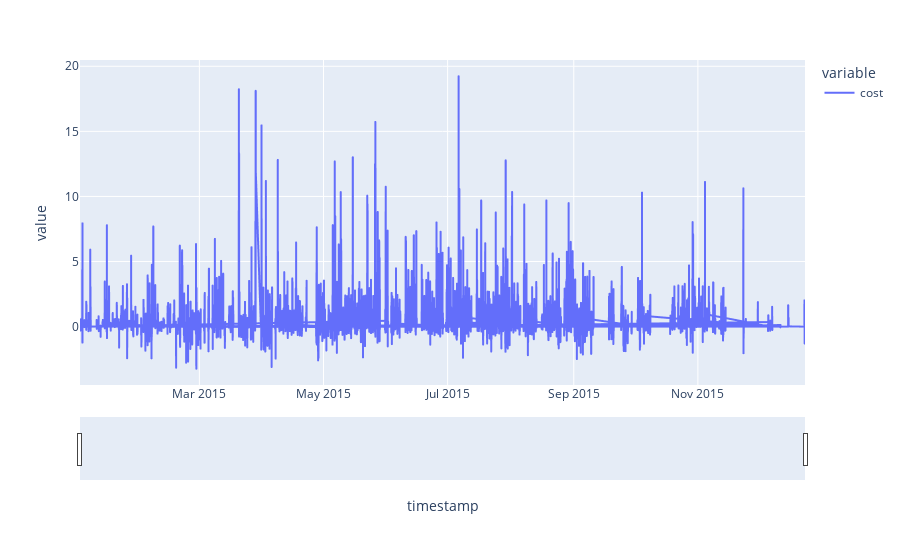

Notebook code cell kept with this figure:
### Code cell
fig = px.line(df_cost_full_info)
fig.update_xaxes(rangeslider_visible=True)
fig.show()

### Figure 1 — Plotly figure (JSON) as saved in the notebook; plotly's stock layout.template omitted (floating-point values rounded to 4 significant figures; data arrays with more than 128 entries replaced by an {"elided": "..."} marker saying what was removed)
{"data": [{"hovertemplate": "variable=cost<br>timestamp=%{x}<br>value=%{y}<extra></extra>", "legendgroup": "cost", "line": {"color": "#636efa", "dash": "solid"}, "mode": "lines", "name": "cost", "showlegend": true, "type": "scattergl", "x": {"elided": "13299 str values"}, "xaxis": "x", "y": {"elided": "13299 float values"}, "yaxis": "y"}], "layout": {"legend": {"title": {"text": "variable"}, "tracegroupgap": 0}, "margin": {"t": 60}, "xaxis": {"anchor": "y", "domain": [0, 1], "rangeslider": {"visible": true}, "title": {"text": "timestamp"}}, "yaxis": {"anchor": "x", "domain": [0, 1], "title": {"text": "value"}}}}
